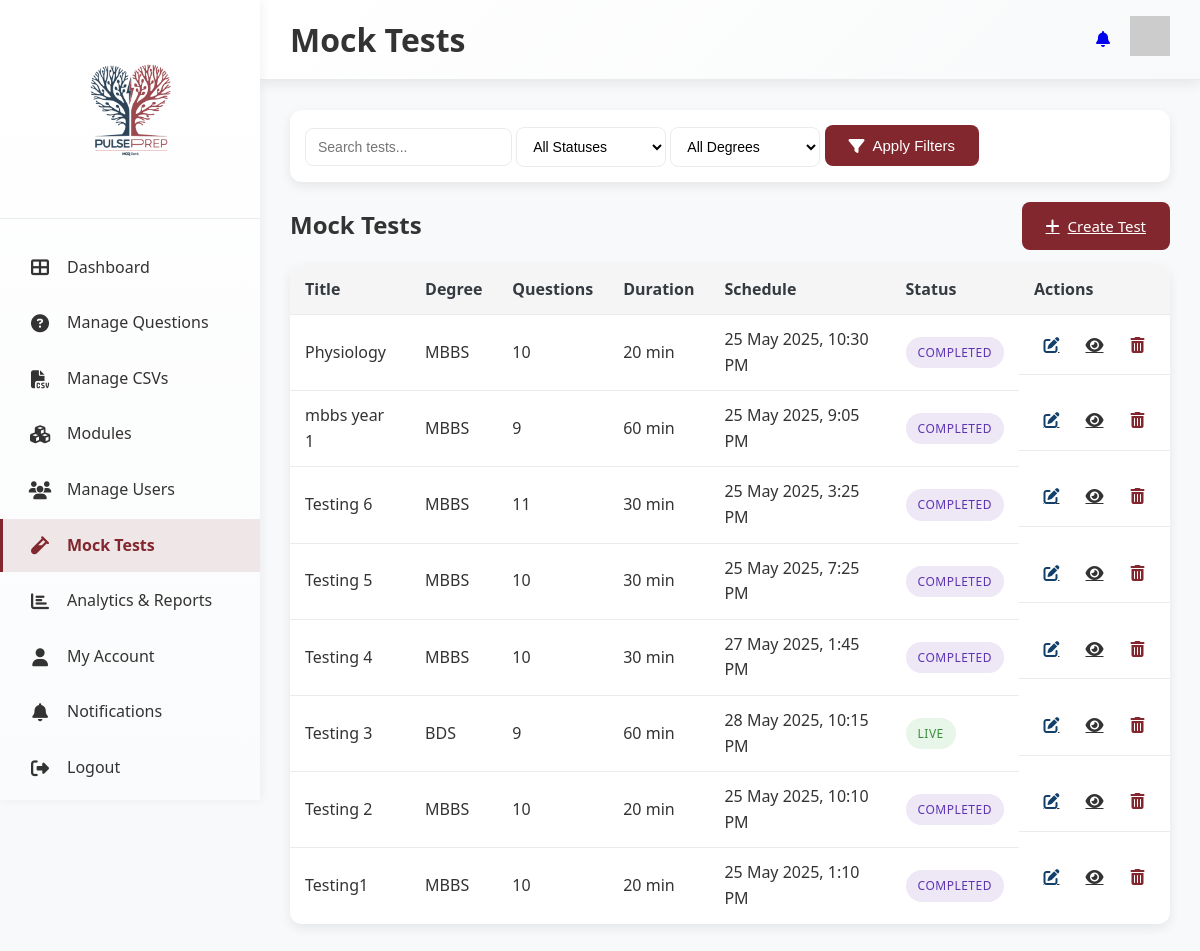
The app's page /mocktest/ with its own data.
### mocktest/models.py (models this page shows, shortened)
class MockTest(models.Model):
    STATUS_CHOICES = [
        ('draft', 'Draft'),
        ('scheduled', 'Scheduled'),
        ('live', 'Live'),
        ('completed', 'Completed'),
    ]
    SELECTION_TYPE_CHOICES = [
        ('random', 'Random Selection'),
        ('manual', 'Manual Selection'),
    ]
    title = models.CharField(max_length=200)
    description = models.TextField(blank=True)
    degree = models.CharField(max_length=4, choices=Question.DEGREE_CHOICES, blank=True)
    year = models.CharField(max_length=3, choices=Question.YEAR_CHOICES, blank=True)
    block = models.CharField(max_length=100, blank=True)
    module = models.CharField(max_length=100, blank=True)
    subject = models.CharField(max_length=100, blank=True)
    topic = models.CharField(max_length=100, blank=True)
    duration_minutes = models.IntegerField(default=60)
    total_questions = models.IntegerField(default=50)
    passing_percentage = models.IntegerField(default=40)
    max_attempts = models.IntegerField(default=1)
    selection_type = models.CharField(max_length=10, choices=SELECTION_TYPE_CHOICES, default='random')
    easy_percentage = models.IntegerField(default=30)  # For random selection
    medium_percentage = models.IntegerField(default=50)
    hard_percentage = models.IntegerField(default=20)
    randomize_questions = models.BooleanField(default=True)
    randomize_options = models.BooleanField(default=True)
    show_explanations = models.BooleanField(default=True)
    start_datetime = models.DateTimeField()
    end_datetime = models.DateTimeField()
    status = models.CharField(max_length=10, choices=STATUS_CHOICES, default='draft')
    created_by = models.ForeignKey(settings.AUTH_USER_MODEL, on_delete=models.CASCADE, related_name='created_tests')
    created_at = models.DateTimeField(auto_now_add=True)
    updated_at = models.DateTimeField(auto_now=True)
    questions = models.ManyToManyField(Question, through='TestQuestion')
    class Meta:
        ordering = ['-created_at']

### mocktest/views.py (the view)
# urls.py: path('', views.mocktest_list, name='mocktest_list'),
def mocktest_list(request):
    query = request.GET.get('q', '')
    status_filter = request.GET.get('status', '')
    degree_filter = request.GET.get('degree', '')
    tests = MockTest.objects.all()
    if query:
        tests = tests.filter(
            Q(title__icontains=query) |
            Q(description__icontains=query)
        )
    if status_filter:
        tests = tests.filter(status=status_filter)
    if degree_filter:
        tests = tests.filter(degree=degree_filter)
    for test in tests:
        now = timezone.now()
        if test.status == 'scheduled' and now >= test.start_datetime:
            test.status = 'live'
            test.save()
        elif test.status == 'live' and now > test.end_datetime:
            test.status = 'completed'
            test.save()
    paginator = Paginator(tests, 10)
    page_number = request.GET.get('page')
    page_obj = paginator.get_page(page_number)
    context = {
        'page_obj': page_obj,
        'query': query,
        'status_filter': status_filter,
        'degree_filter': degree_filter,
    }
    return render(request, 'mocktest/mocktest_list.html', context)

### user_management/context_processors.py (called while the page is built, shortened)
def user_stats(request):
    User = get_user_model()
    if not request.user.is_authenticated:
        return {}

### templates/mocktest/mocktest_list.html (shortened to what this page needs)
{% load static %}
<!DOCTYPE html>
<html lang="en">
  <head>
    <link rel="stylesheet" href="{% static 'css/DAstyles.css' %}" />
    <link rel="stylesheet" href="{% static 'css/mockTest.css' %}" />
    <link rel="stylesheet" href="https://cdnjs.cloudflare.com/ajax/libs/font-awesome/6.4.0/css/all.min.css" />
  </head>
  <body>
    <div class="container">
<aside class="sidebar">
  <div class="logo-container">
    <img src="{% static 'images/Logo.png' %}" alt="PulsePrep Logo" class="logo" />
  </div>
  <nav class="nav-menu">
    <a href="{% url 'dashboard' %}" class="nav-item {% if request.resolver_match.url_name == 'dashboard' %}active{% endif %}">
      <i class="fas fa-th-large"></i>
      <span>Dashboard</span>
    </a>
    <a href="{% url 'questionbank' %}" class="nav-item {% if request.resolver_match.url_name == 'questionbank' %}active{% endif %}">
      <i class="fas fa-question-circle"></i>
      <span>Manage Questions</span>
    </a>
    <a href="{% url 'manage_csv' %}" class="nav-item {% if request.resolver_match.url_name == 'manage_csv' %}active{% endif %}">
      <i class="fas fa-file-csv"></i>
      <span>Manage CSVs</span>
    </a>
    <a href="{% url 'managemodule' %}" class="nav-item {% if request.resolver_match.url_name == 'managemodule' %}active{% endif %}">
      <i class="fas fa-cubes"></i>
      <span>Modules</span>
    </a>
    <a href="/admin/user_management/customuser/" class="nav-item">
      <i class="fas fa-users"></i>
      <span>Manage Users</span>
    </a>
    <a href="{% url 'mocktest_list' %}" class="nav-item {% if request.resolver_match.url_name == 'mocktest_list' %}active{% endif %}">
      <i class="fas fa-vial"></i>
      <span>Mock Tests</span>
    </a>
    <a href="{% url 'analytics_report' %}" class="nav-item {% if request.resolver_match.url_name == 'analytics_report' %}active{% endif %}">
      <i class="fas fa-chart-bar"></i>
      <span>Analytics & Reports</span>
    </a>
    <a href="{% url 'myaccount' %}" class="nav-item {% if request.resolver_match.url_name == 'myaccount' %}active{% endif %}">
      <i class="fas fa-user"></i>
      <span>My Account</span>
    </a>
    <a href="{% url 'notification_center' %}" class="nav-item {% if request.resolver_match.url_name == 'notification_center' %}active{% endif %}">
      <i class="fas fa-bell"></i>
      <span>Notifications</span>
    </a>
    <a href="{% url 'logout' %}" class="nav-item">
      <i class="fas fa-sign-out-alt"></i>
      <span>Logout</span>
    </a>
  </nav>
</aside>
      <main class="main-content">
        <header class="header">
          <h1>Mock Tests</h1>
          <div class="user-menu">
            <a href="{% url 'notification_center' %}"><i class="fas fa-bell"></i></a>
            <div class="avatar">
              <img src="https://i.pravatar.cc/40?img=12" alt="User Avatar" />
            </div>
          </div>
        </header>
        <div class="dashboard-content">
          <section class="mock-test-filters">
            <div class="filter-group">
              <form method="GET" action="{% url 'mocktest_list' %}">
                <input type="text" name="q" placeholder="Search tests..." class="search-input" value="{{ query }}" />
                <select name="status" class="filter-select" onchange="this.form.submit()">
                  <option value="">All Statuses</option>
                </select>
                <select name="degree" class="filter-select" onchange="this.form.submit()">
                  <option value="">All Degrees</option>
                </select>
                <button type="submit" class="action-button primary">
                  <i class="fas fa-filter"></i> Apply Filters
                </button>
              </form>
            </div>
          </section>
          <section class="mock-test-list">
            <div class="test-list-header">
              <h2>Mock Tests</h2>
              <a href="{% url 'create_test' %}" class="action-button primary">
                <i class="fas fa-plus"></i> Create Test
              </a>
            </div>
            <div class="test-table-container">
              <table class="test-table">
                <thead>
                  <tr>
                    <th>Title</th>
                    <th>Degree</th>
                    <th>Questions</th>
                    <th>Duration</th>
                    <th>Schedule</th>
                    <th>Status</th>
                    <th>Actions</th>
                  </tr>
                </thead>
                <tbody>
                  {% for test in page_obj %}
                    <tr>
                      <td>{{ test.title }}</td>
                      <td>{{ test.degree|default:"-" }}</td>
                      <td>{{ test.total_questions }}</td>
                      <td>{{ test.duration_minutes }} min</td>
                      <td>{{ test.start_datetime|date:"d M Y, g:i A" }}</td>
                      <td>
                        <span class="status-badge {{ test.status }}">{{ test.get_status_display }}</span>
                      </td>
                      <td class="action-cell">
                        <a href="{% url 'create_test' %}?id={{ test.id }}" class="icon-button" title="Edit">
                          <i class="fas fa-edit"></i>
                        </a>
                        <a href="{% url 'preview_test' test.id %}" class="icon-button" title="Preview">
                          <i class="fas fa-eye"></i>
                        </a>
                        <button class="icon-button delete-test" data-id="{{ test.id }}" title="Delete">
                          <i class="fas fa-trash-alt"></i>
                        </button>
                      </td>
                    </tr>
                  {% empty %}
                    <tr>
                      <td colspan="7" class="no-data">No tests found.</td>
                    </tr>
                  {% endfor %}
                </tbody>
              </table>
            </div>
          </section>
        </div>
      </main>
    </div>
  </body>
</html>

### static/css/DAstyles.css (style rules this page uses)
:root { --primary-color: #82272e; --secondary-color: #13406a; --accent-color: #f1d7dc; --text-color: #333; --light-gray: #f8f9fa; --medium-gray: #e9ecef; --dark-gray: #343a40; --success-color: #28a745; --warning-color: #ffa800; --danger-color: #dc3545; --info-color: #17a2b8; --border-radius: 12px; --border-radius-sm: 8px; --box-shadow: 0 4px 12px rgba(0, 0, 0, 0.08); --box-shadow-lg: 0 8px 25px rgba(0, 0, 0, 0.15); --transition: all 0.3s cubic-bezier(0.4, 0, 0.2, 1); --sidebar-width: 260px; --header-height: 80px; }
* { margin: 0; padding: 0; box-sizing: border-box; }
body { font-family: "Segoe UI", system-ui, -apple-system, sans-serif; color: var(--text-color); background-color: var(--light-gray); line-height: 1.6; overflow-x: hidden; }
.container { display: flex; min-height: 100vh; position: relative; }
.sidebar { background: linear-gradient(180deg, #ffffff 0%, #fafbfc 100%); width: var(--sidebar-width); position: fixed; height: 100vh; left: 0; top: 0; z-index: 1000; box-shadow: 2px 0 10px rgba(0, 0, 0, 0.05); transition: var(--transition); overflow-y: auto; }
.logo-container { padding: 25px 20px; text-align: center; border-bottom: 1px solid var(--medium-gray); }
.logo { max-width: 160px; height: auto; }
.nav-menu { padding: 20px 0; }
.nav-item { display: flex; align-items: center; padding: 14px 25px; color: var(--text-color); text-decoration: none; transition: var(--transition); border-left: 3px solid transparent; margin: 2px 0; }
.nav-item.active { background-color: rgba(130, 39, 46, 0.1); color: var(--primary-color); border-left-color: var(--primary-color); font-weight: 600; }
.nav-item i { margin-right: 15px; font-size: 18px; width: 24px; text-align: center; }
.main-content { flex: 1; margin-left: var(--sidebar-width); min-height: 100vh; display: flex; flex-direction: column; }
.header { background: linear-gradient(135deg, #ffffff 0%, #f8f9fa 100%); height: var(--header-height); display: flex; align-items: center; justify-content: space-between; padding: 0 30px; box-shadow: var(--box-shadow); position: sticky; top: 0; z-index: 100; border-bottom: 1px solid var(--medium-gray); }
.user-menu { display: flex; align-items: center; gap: 20px; }
.dashboard-content { padding: 30px; flex: 1; }
.status-badge { padding: 4px 10px; border-radius: 16px; font-size: 11px; font-weight: 600; text-transform: uppercase; letter-spacing: 0.5px; }
.nav-item { animation: slideInLeft 0.4s ease-out; animation-fill-mode: both; }
.nav-item:nth-child(1) { animation-delay: 0.1s; }
.nav-item:nth-child(2) { animation-delay: 0.15s; }
.nav-item:nth-child(3) { animation-delay: 0.2s; }
.nav-item:nth-child(4) { animation-delay: 0.25s; }
.nav-item:nth-child(5) { animation-delay: 0.3s; }
.nav-item:nth-child(6) { animation-delay: 0.35s; }
.nav-item:nth-child(7) { animation-delay: 0.4s; }
.nav-item:nth-child(8) { animation-delay: 0.45s; }
.nav-item:nth-child(9) { animation-delay: 0.5s; }
.nav-item:nth-child(10) { animation-delay: 0.55s; }

### records on screen
MockTest: title "Physiology", degree "MBBS", total_questions "10", duration_minutes "20", start_datetime "25 May 2025, 10:30 PM", status "COMPLETED"
MockTest: title "mbbs year 1", degree "MBBS", total_questions "9", duration_minutes "60", start_datetime "25 May 2025, 9:05 PM", status "COMPLETED"
MockTest: title "Testing 6", degree "MBBS", total_questions "11", duration_minutes "30", start_datetime "25 May 2025, 3:25 PM", status "COMPLETED"
MockTest: title "Testing 5", degree "MBBS", total_questions "10", duration_minutes "30", start_datetime "25 May 2025, 7:25 PM", status "COMPLETED"
MockTest: title "Testing 4", degree "MBBS", total_questions "10", duration_minutes "30", start_datetime "27 May 2025, 1:45 PM", status "COMPLETED"
MockTest: title "Testing 3", degree "BDS", total_questions "9", duration_minutes "60", start_datetime "28 May 2025, 10:15 PM", status "LIVE"
MockTest: title "Testing 2", degree "MBBS", total_questions "10", duration_minutes "20", start_datetime "25 May 2025, 10:10 PM", status "COMPLETED"
MockTest: title "Testing1", degree "MBBS", total_questions "10", duration_minutes "20", start_datetime "25 May 2025, 1:10 PM", status "COMPLETED"
